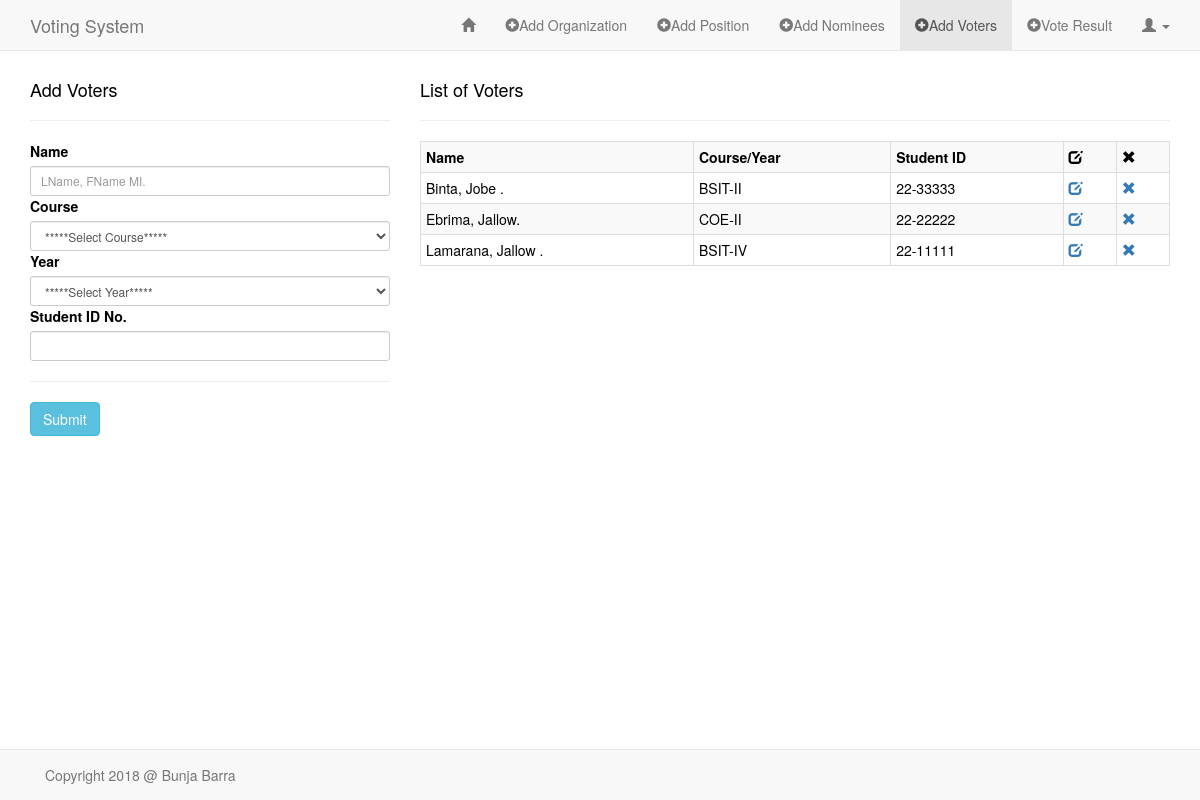
The app's page /sandbox/add_voters.php (signed in) with its own data.
### tables this page shows
CREATE TABLE IF NOT EXISTS `voters` (
  `id` int(11) NOT NULL AUTO_INCREMENT,
  `name` varchar(60) NOT NULL,
  `course` varchar(60) NOT NULL,
  `year` varchar(2) NOT NULL,
  `stud_id` varchar(30) NOT NULL,
  PRIMARY KEY (`id`)
);

### sandbox/classes/Voters.php (called while the page is built, shortened)
<?php
class Voters
{
    public function READ_VOTERS()
    {
        global $db;
        $sql = "SELECT *
                FROM voters
                ORDER BY name ASC";
        if (!$stmt = $db->prepare($sql)) {
            echo $stmt->error;
        } else {
            $stmt->execute();
            $result = $stmt->get_result();
        }
        return $result;
    }
}

### sandbox/add_voters.php (the view, shortened to what this page needs)
<?php
require("../config/db.php");
require("classes/Voters.php");
?>
<!DOCTYPE HTML>
<html lang="en-US">
<head>
    <link rel="stylesheet" href="../assets/css/bootstrap.min.css">
    <link rel="stylesheet" href="../assets/css/style_admin.css">
</head>
<body>
<nav class="navbar navbar-default navbar-fixed-top" role="navigation">
    <div class="container">
        <div class="navbar-header">
            <a class="navbar-brand" href="index.php">Voting System</a>
        </div>
        <div class="collapse navbar-collapse" id="bs-example-navbar-collapse-1">
            <ul class="nav navbar-nav navbar-right">
                <li><a href="admin_page.php"><span class="glyphicon glyphicon-home"></span></a></li>
                <li><a href="add_org.php"><span class="glyphicon glyphicon-plus-sign"></span>Add Organization</a></li>
                <li><a href="add_pos.php"><span class="glyphicon glyphicon-plus-sign"></span>Add Position</a></li>
                <li><a href="add_nominees.php"><span class="glyphicon glyphicon-plus-sign"></span>Add Nominees</a></li>
                <li class="active"><a href="add_voters.php"><span class="glyphicon glyphicon-plus-sign"></span>Add Voters</a></li>
                <li><a href="vote_result.php"><span class="glyphicon glyphicon-plus-sign"></span>Vote Result</a></li>
                <li class="dropdown">
                    <a href="#" class="dropdown-toggle" data-toggle="dropdown" role="button" aria-haspopup="true" aria-expanded="false"><span class="glyphicon glyphicon-user"></span> <span class="caret"></span></a>
                </li>
            </ul>
        </div>
    </div>
</nav>
<div class="container">
    <div class="row">
        <div class="col-md-4">
            <h4>Add Voters</h4><hr>
            <form method="POST" action="<?php $_SERVER['PHP_SELF']; ?>" role="form">
                <div class="form-group-sm">
                    <label for="name">Name</label>
                    <input required type="text" name="name" class="form-control" placeholder="LName, FName MI.">
                </div>
                <div class="form-group-sm">
                    <label for="course">Course</label>
                    <select required name="course" class="form-control">
                        <option value="">*****Select Course*****</option>
                    </select>
                </div>
                <div class="form-group-sm">
                    <label for="year">Year</label>
                    <select required name="year" class="form-control">
                        <option value="">*****Select Year*****</option>
                    </select>
                </div>
                <div class="form-group-sm">
                    <label for="stud_id">Student ID No.</label>
                    <input required type="text" name="stud_id" class="form-control">
                </div><hr>
                <div class="form-group-sm">
                    <input type="submit" name="submit" value="Submit" class="btn btn-info">
                </div>
            </form>
        </div>
        <?php
        $readVoters = new Voters();
        $rtnReadVoters = $readVoters->READ_VOTERS();
        ?>
        <div class="col-md-8">
            <h4>List of Voters</h4><hr>
            <div class="table-responsive">
                <?php if($rtnReadVoters) { ?>
                <table class="table table-bordered table-condensed table-striped">
                    <tr>
                        <th>Name</th>
                        <th>Course/Year</th>
                        <th>Student ID</th>
                        <th><span class="glyphicon glyphicon-edit"></span></th>
                        <th><span class="glyphicon glyphicon-remove"></span></th>
                    </tr>
                    <?php while($rowVoter = $rtnReadVoters->fetch_assoc()) { ?>
                    <tr>
                        <td><?php echo $rowVoter['name']; ?></td>
                        <td><?php echo $rowVoter['course'] . "-" . $rowVoter['year']; ?></td>
                        <td><?php echo $rowVoter['stud_id']; ?></td>
                        <td><a href="http://localhost/voting_system/sandbox/edit_voter.php?id=<?php echo $rowVoter['id']; ?>"><span class="glyphicon glyphicon-edit"></span></a></td>
                        <td><a href="http://localhost/voting_system/sandbox/delete_voter.php?id=<?php echo $rowVoter['id']; ?>"><span class="glyphicon glyphicon-remove"></span></a></td>
                    </tr>
                    <?php }  ?>
                </table>
                <?php }  ?>
            </div>
        </div>
    </div>
</div>
<nav class="navbar navbar-default navbar-fixed-bottom" role="navigation">
    <div class="container">
        <div class="navbar-text pull-left">
            Copyright 2018 @ Bunja Barra
        </div>
    </div>
</nav>
</body>
</html>

### assets/css/style_admin.css (style rules this page uses)
body { color: black; margin-top: 70px; margin-bottom: 70px; background-color: white; }

### records on screen
voters: name "Binta, Jobe .", course "BSIT", year "II", stud "22-33333"
voters: name "Ebrima, Jallow.", course "COE", year "II", stud "22-22222"
voters: name "Lamarana, Jallow .", course "BSIT", year "IV", stud "22-11111"
